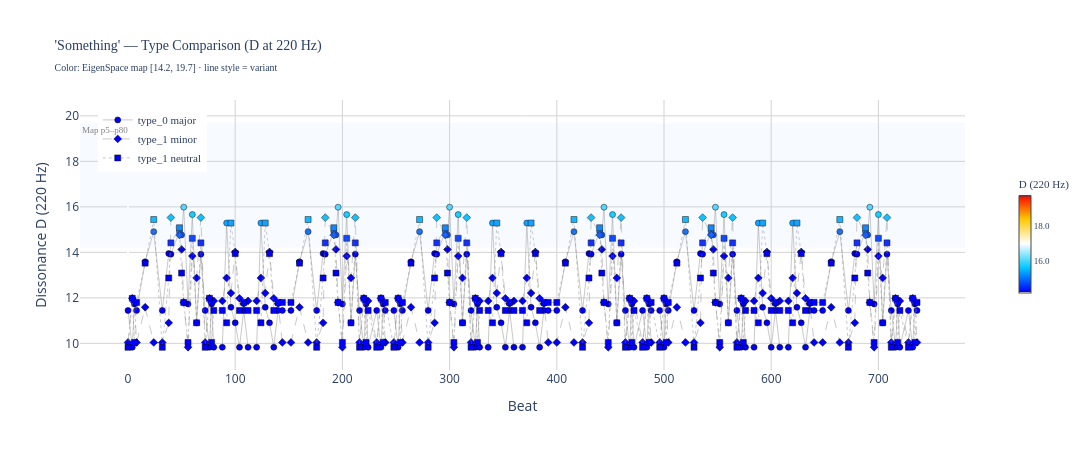
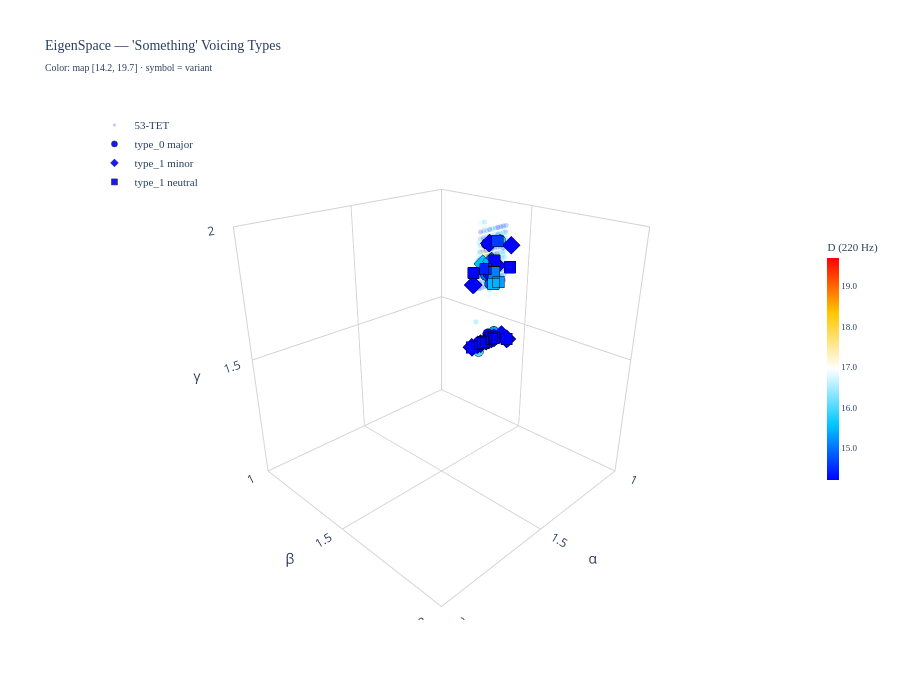

These figures' notebook cell, in order:
### Code cell
# ============================================================================
# COMPARE "Something" — type_0 (major) vs type_1 (minor) vs type_1 (neutral)
# ============================================================================

midi_dir = "../dataset/midi_files/53_tet_mpe/"
variants = {
    "type_0 major":   f"{midi_dir}47832_Something_C_major_type_0_major.mid",
    "type_1 minor":   f"{midi_dir}47832_Something_C_major_type_1_minor.mid",
    "type_1 neutral": f"{midi_dir}47832_Something_C_major_type_1_neutral.mid",
}

dfs = {}
for label, path in variants.items():
    df_v = midi_to_eigenspace(path, ref_chords=df_ref)
    df_v = df_v[df_v['in_tetrahedron']].copy()
    dfs[label] = df_v

# ── Summary table ───────────────────────────────────────────────────────────
print(f"{'Variant':18s}  {'Chords':>6}  {'D@220 range':>18}  {'D@root range':>18}  {'Top chord names'}")
print("=" * 110)
for label, df_v in dfs.items():
    top3 = ", ".join(f"{n}×{c}" for n, c in df_v['matched_name'].value_counts().head(3).items())
    print(f"{label:18s}  {len(df_v):6d}  "
          f"{df_v['d_220'].min():7.3f} – {df_v['d_220'].max():.3f}  "
          f"{df_v['d_root'].min():7.3f} – {df_v['d_root'].max():.3f}  "
          f"{top3}")

# ── Overlaid timeline ───────────────────────────────────────────────────────
# Color = EigenSpace dissonance scale · line dash = variant type
line_dashes = {"type_0 major": "solid", "type_1 minor": "dash", "type_1 neutral": "dot"}
marker_symbols_2d = {"type_0 major": "circle", "type_1 minor": "diamond", "type_1 neutral": "square"}

fig3 = go.Figure()

# Map reference band
fig3.add_hrect(
    y0=D_MAP_MIN, y1=D_MAP_MAX,
    fillcolor='rgba(180, 200, 255, 0.10)', line_width=0,
    annotation_text='Map p5–p80', annotation_position='top left',
    annotation=dict(font=dict(size=9, color='gray', family='Source Code Pro')),
)

all_d = []
show_colorbar = True
for label, df_v in dfs.items():
    all_d.extend(df_v['d_220'].tolist())
    cb = dict(
        title='D (220 Hz)', thickness=12, len=0.5, x=1.05,
        tickfont=dict(size=9, family='Source Code Pro'), tickformat='.1f',
    ) if show_colorbar else None
    fig3.add_trace(go.Scatter(
        x=df_v['beat'], y=df_v['d_220'],
        mode='lines+markers',
        marker=dict(
            size=6,
            symbol=marker_symbols_2d[label],
            color=df_v['d_220'],
            colorscale=eigenspace_colorscale,
            cmin=D_MAP_MIN,
            cmax=D_MAP_MAX,
            line=dict(width=0.5, color='black'),
            colorbar=cb,
        ),
        line=dict(color='rgba(120,120,120,0.4)', width=1, dash=line_dashes[label]),
        text=[f"{label}<br>{row['matched_name']}<br>D={row['d_220']:.3f}" for _, row in df_v.iterrows()],
        hoverinfo='text',
        name=label,
    ))
    show_colorbar = False

all_d = np.array(all_d)
fig3.update_layout(
    title=dict(
        text="'Something' — Type Comparison (D at 220 Hz)<br>"
             f"<sub>Color: EigenSpace map [{D_MAP_MIN:.1f}, {D_MAP_MAX:.1f}] · line style = variant</sub>",
        font=dict(size=14, family='Source Code Pro'),
    ),
    xaxis=dict(title='Beat', gridcolor='lightgray'),
    yaxis=dict(
        title='Dissonance D (220 Hz)',
        gridcolor='lightgray',
        range=[min(all_d.min(), D_MAP_MIN) - 1.0, max(all_d.max(), D_MAP_MAX) + 1.0],
    ),
    width=1200, height=450,
    paper_bgcolor='white', plot_bgcolor='white',
    legend=dict(x=0.02, y=0.98, font=dict(family='Source Code Pro', size=11)),
)
fig3.show()

# ── EigenSpace 3D comparison ───────────────────────────────────────────────
fig4 = go.Figure()

# 53-TET reference — colored by EigenSpace dissonance (faint)
fig4.add_trace(go.Scatter3d(
    x=df_ref['alpha'], y=df_ref['beta'], z=df_ref['gamma'],
    mode='markers',
    marker=dict(
        size=3,
        color=df_ref['dissonance'],
        colorscale=eigenspace_colorscale,
        cmin=D_MAP_MIN, cmax=D_MAP_MAX,
        opacity=0.25,
    ),
    name='53-TET', showlegend=True, hoverinfo='skip',
))

symbols_3d = {"type_0 major": "circle", "type_1 minor": "diamond", "type_1 neutral": "square"}
show_cbar = True
for label, df_v in dfs.items():
    cb3 = dict(
        title='D (220 Hz)', thickness=12, len=0.5,
        tickfont=dict(size=9, family='Source Code Pro'), tickformat='.1f',
    ) if show_cbar else None
    fig4.add_trace(go.Scatter3d(
        x=df_v['alpha'], y=df_v['beta'], z=df_v['gamma'],
        mode='markers',
        marker=dict(
            size=6,
            color=df_v['d_220'],
            colorscale=eigenspace_colorscale,
            cmin=D_MAP_MIN, cmax=D_MAP_MAX,
            opacity=0.9,
            symbol=symbols_3d[label],
            line=dict(width=0.5, color='black'),
            colorbar=cb3,
        ),
        text=[f"{label}<br>{row['matched_name']}<br>D={row['d_220']:.3f}" for _, row in df_v.iterrows()],
        hoverinfo='text',
        name=label,
    ))
    show_cbar = False

fig4.update_layout(
    title=dict(
        text="EigenSpace — 'Something' Voicing Types<br>"
             f"<sub>Color: map [{D_MAP_MIN:.1f}, {D_MAP_MAX:.1f}] · symbol = variant</sub>",
        font=dict(size=14, family='Source Code Pro'),
    ),
    scene=dict(
        xaxis=dict(title='α', range=[1.0, 2.0], backgroundcolor='white', gridcolor='lightgray'),
        yaxis=dict(title='β', range=[1.0, 2.0], backgroundcolor='white', gridcolor='lightgray'),
        zaxis=dict(title='γ', range=[1.0, 2.0], backgroundcolor='white', gridcolor='lightgray'),
        camera=dict(eye=dict(x=1.5, y=1.5, z=1.0)),
        bgcolor='white', aspectmode='cube',
    ),
    width=900, height=700,
    paper_bgcolor='white',
    legend=dict(x=0.02, y=0.98, font=dict(size=11, family='Source Code Pro')),
)
fig4.show()

### Figure 1 — Plotly figure (JSON) as saved in the notebook; plotly's stock layout.template omitted (floating-point values rounded to 4 significant figures; data arrays with more than 128 entries replaced by an {"elided": "..."} marker saying what was removed)
{"data": [{"hoverinfo": "text", "line": {"color": "rgba(120,120,120,0.4)", "dash": "solid", "width": 1}, "marker": {"cmax": 19.7, "cmin": 14.21, "color": {"elided": "165 float values"}, "colorbar": {"len": 0.5, "thickness": 12, "tickfont": {"family": "Source Code Pro", "size": 9}, "tickformat": ".1f", "title": {"text": "D (220 Hz)"}, "x": 1.05}, "colorscale": [[0, "rgba(0,   0, 255, 1.0)"], [0.25, "rgba(0, 200, 255, 1.0)"], [0.5, "rgba(255,255,255, 1.0)"], [0.75, "rgba(255,200,  0, 1.0)"], [1, "rgba(255,  0,  0, 1.0)"]], "line": {"color": "black", "width": 0.5}, "size": 6, "symbol": "circle"}, "mode": "lines+markers", "name": "type_0 major", "text": {"elided": "165 str values"}, "type": "scatter", "x": {"elided": "165 float values"}, "y": {"elided": "165 float values"}}, {"hoverinfo": "text", "line": {"color": "rgba(120,120,120,0.4)", "dash": "dash", "width": 1}, "marker": {"cmax": 19.7, "cmin": 14.21, "color": {"elided": "165 float values"}, "colorscale": [[0, "rgba(0,   0, 255, 1.0)"], [0.25, "rgba(0, 200, 255, 1.0)"], [0.5, "rgba(255,255,255, 1.0)"], [0.75, "rgba(255,200,  0, 1.0)"], [1, "rgba(255,  0,  0, 1.0)"]], "line": {"color": "black", "width": 0.5}, "size": 6, "symbol": "diamond"}, "mode": "lines+markers", "name": "type_1 minor", "text": {"elided": "165 str values"}, "type": "scatter", "x": {"elided": "165 float values"}, "y": {"elided": "165 float values"}}, {"hoverinfo": "text", "line": {"color": "rgba(120,120,120,0.4)", "dash": "dot", "width": 1}, "marker": {"cmax": 19.7, "cmin": 14.21, "color": {"elided": "165 float values"}, "colorscale": [[0, "rgba(0,   0, 255, 1.0)"], [0.25, "rgba(0, 200, 255, 1.0)"], [0.5, "rgba(255,255,255, 1.0)"], [0.75, "rgba(255,200,  0, 1.0)"], [1, "rgba(255,  0,  0, 1.0)"]], "line": {"color": "black", "width": 0.5}, "size": 6, "symbol": "square"}, "mode": "lines+markers", "name": "type_1 neutral", "text": {"elided": "165 str values"}, "type": "scatter", "x": {"elided": "165 float values"}, "y": {"elided": "165 float values"}}], "layout": {"annotations": [{"font": {"color": "gray", "family": "Source Code Pro", "size": 9}, "showarrow": false, "text": "Map p5–p80", "x": 0, "xanchor": "left", "xref": "x domain", "y": 19.7, "yanchor": "top", "yref": "y"}], "height": 450, "legend": {"font": {"family": "Source Code Pro", "size": 11}, "x": 0.02, "y": 0.98}, "paper_bgcolor": "white", "plot_bgcolor": "white", "shapes": [{"fillcolor": "rgba(180, 200, 255, 0.10)", "line": {"width": 0}, "type": "rect", "x0": 0, "x1": 1, "xref": "x domain", "y0": 14.21, "y1": 19.7, "yref": "y"}], "title": {"font": {"family": "Source Code Pro", "size": 14}, "text": "'Something' — Type Comparison (D at 220 Hz)<br><sub>Color: EigenSpace map [14.2, 19.7] · line style = variant</sub>"}, "width": 1200, "xaxis": {"gridcolor": "lightgray", "title": {"text": "Beat"}}, "yaxis": {"gridcolor": "lightgray", "range": [8.83, 20.7], "title": {"text": "Dissonance D (220 Hz)"}}}}

### Figure 2 — Plotly figure (JSON) as saved in the notebook; plotly's stock layout.template omitted (floating-point values rounded to 4 significant figures; data arrays with more than 128 entries replaced by an {"elided": "..."} marker saying what was removed)
{"data": [{"hoverinfo": "skip", "marker": {"cmax": 19.7, "cmin": 14.21, "color": {"elided": "190 float values"}, "colorscale": [[0, "rgba(0,   0, 255, 1.0)"], [0.25, "rgba(0, 200, 255, 1.0)"], [0.5, "rgba(255,255,255, 1.0)"], [0.75, "rgba(255,200,  0, 1.0)"], [1, "rgba(255,  0,  0, 1.0)"]], "opacity": 0.25, "size": 3}, "mode": "markers", "name": "53-TET", "showlegend": true, "type": "scatter3d", "x": {"elided": "190 float values"}, "y": {"elided": "190 float values"}, "z": {"elided": "190 float values"}}, {"hoverinfo": "text", "marker": {"cmax": 19.7, "cmin": 14.21, "color": {"elided": "165 float values"}, "colorbar": {"len": 0.5, "thickness": 12, "tickfont": {"family": "Source Code Pro", "size": 9}, "tickformat": ".1f", "title": {"text": "D (220 Hz)"}}, "colorscale": [[0, "rgba(0,   0, 255, 1.0)"], [0.25, "rgba(0, 200, 255, 1.0)"], [0.5, "rgba(255,255,255, 1.0)"], [0.75, "rgba(255,200,  0, 1.0)"], [1, "rgba(255,  0,  0, 1.0)"]], "line": {"color": "black", "width": 0.5}, "opacity": 0.9, "size": 6, "symbol": "circle"}, "mode": "markers", "name": "type_0 major", "text": {"elided": "165 str values"}, "type": "scatter3d", "x": {"elided": "165 float values"}, "y": {"elided": "165 float values"}, "z": {"elided": "165 float values"}}, {"hoverinfo": "text", "marker": {"cmax": 19.7, "cmin": 14.21, "color": {"elided": "165 float values"}, "colorscale": [[0, "rgba(0,   0, 255, 1.0)"], [0.25, "rgba(0, 200, 255, 1.0)"], [0.5, "rgba(255,255,255, 1.0)"], [0.75, "rgba(255,200,  0, 1.0)"], [1, "rgba(255,  0,  0, 1.0)"]], "line": {"color": "black", "width": 0.5}, "opacity": 0.9, "size": 6, "symbol": "diamond"}, "mode": "markers", "name": "type_1 minor", "text": {"elided": "165 str values"}, "type": "scatter3d", "x": {"elided": "165 float values"}, "y": {"elided": "165 float values"}, "z": {"elided": "165 float values"}}, {"hoverinfo": "text", "marker": {"cmax": 19.7, "cmin": 14.21, "color": {"elided": "165 float values"}, "colorscale": [[0, "rgba(0,   0, 255, 1.0)"], [0.25, "rgba(0, 200, 255, 1.0)"], [0.5, "rgba(255,255,255, 1.0)"], [0.75, "rgba(255,200,  0, 1.0)"], [1, "rgba(255,  0,  0, 1.0)"]], "line": {"color": "black", "width": 0.5}, "opacity": 0.9, "size": 6, "symbol": "square"}, "mode": "markers", "name": "type_1 neutral", "text": {"elided": "165 str values"}, "type": "scatter3d", "x": {"elided": "165 float values"}, "y": {"elided": "165 float values"}, "z": {"elided": "165 float values"}}], "layout": {"height": 700, "legend": {"font": {"family": "Source Code Pro", "size": 11}, "x": 0.02, "y": 0.98}, "paper_bgcolor": "white", "scene": {"aspectmode": "cube", "bgcolor": "white", "camera": {"eye": {"x": 1.5, "y": 1.5, "z": 1}}, "xaxis": {"backgroundcolor": "white", "gridcolor": "lightgray", "range": [1, 2], "title": {"text": "α"}}, "yaxis": {"backgroundcolor": "white", "gridcolor": "lightgray", "range": [1, 2], "title": {"text": "β"}}, "zaxis": {"backgroundcolor": "white", "gridcolor": "lightgray", "range": [1, 2], "title": {"text": "γ"}}}, "title": {"font": {"family": "Source Code Pro", "size": 14}, "text": "EigenSpace — 'Something' Voicing Types<br><sub>Color: map [14.2, 19.7] · symbol = variant</sub>"}, "width": 900}}
